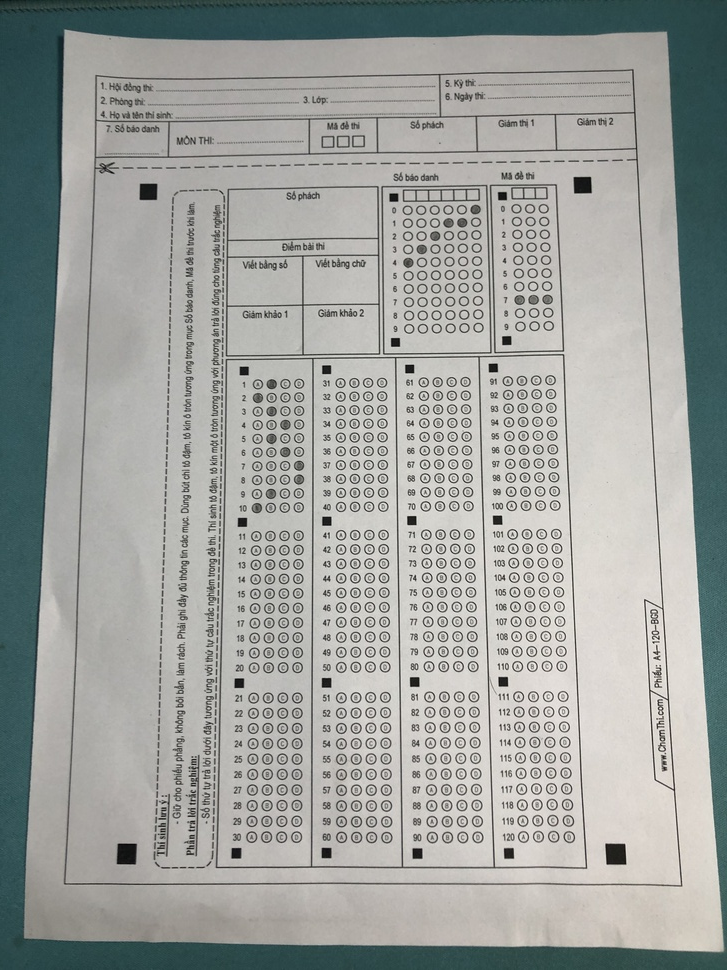
#> input picture IMG_6003.JPG, 727 x 970 px, shrunk from 3024 x 4032 before the run
$ python test_algo.py --image IMG_6003.JPG
#> lines starting #> are read from the running program, lines starting #| are printed output that depends on the picture
import numpy as np
import argparse
import cv2
import signal

from functools import wraps
import errno
import os
import copy

# construct the argument parser and parse the arguments
ap = argparse.ArgumentParser()
ap.add_argument("-i", "--image", required=True, help="Path to the image")
args = vars(ap.parse_args())

# load the image, clone it for output, and then convert it to grayscale
image = cv2.imread(args["image"])
#> image is the input picture: shape (970, 727, 3); mean B, G, R 157.6, 161.1, 157.8
orig_image = np.copy(image)
output = image.copy()
gray = cv2.cvtColor(image, cv2.COLOR_BGR2GRAY)
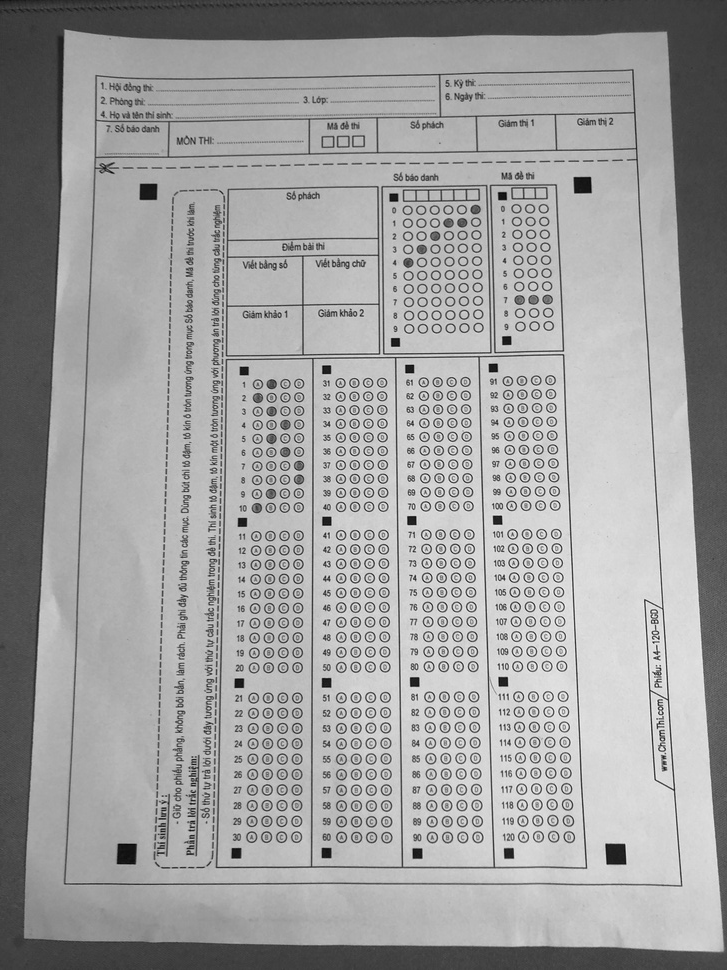
#> gray: shape (970, 727); min 3, max 254, mean 159.7

cv2.imshow("gray", gray)
cv2.waitKey(0)

circles = None

minimum_circle_size = 0  # this is the range of possible circle in pixels you want to find
maximum_circle_size = 5  # maximum possible circle size you're willing to find in pixels

guess_dp = 8

number_of_circles_expected = 60  # we expect to find just one circle
breakout = False

# hand tune this
max_guess_accumulator_array_threshold = 100  # minimum of 1, no maximum, (max 300?) the quantity of votes
# needed to qualify for a circle to be found.
circleLog = []

guess_accumulator_array_threshold = max_guess_accumulator_array_threshold

while guess_accumulator_array_threshold > 1 and breakout == False:
    # start out with smallest resolution possible, to find the most precise circle, then creep bigger if none found
    guess_dp = 1.0
    print("resetting guess_dp:" + str(guess_dp))
    while guess_dp < 9 and breakout == False:
        guess_radius = maximum_circle_size
        print("setting guess_radius: " + str(guess_radius))
        print(circles is None)
        while True:

            # HoughCircles algorithm isn't strong enough to stand on its own if you don't
            # know EXACTLY what radius the circle in the image is, (accurate to within 3 pixels)
            # If you don't know radius, you need lots of guess and check and lots of post-processing
            # verification.  Luckily HoughCircles is pretty quick so we can brute force.

            print("guessing radius: " + str(guess_radius) +
                  " and dp: " + str(guess_dp) + " vote threshold: " +
                  str(guess_accumulator_array_threshold))

            circles = cv2.HoughCircles(gray,
                                       cv2.HOUGH_GRADIENT,
                                       dp=guess_dp,  # resolution of accumulator array.
                                       minDist=10,
                                       # number of pixels center of circles should be from each other, hardcode
                                       param1=70,
                                       param2=guess_accumulator_array_threshold,
                                       minRadius=(guess_radius - 3),
                                       # HoughCircles will look for circles at minimum this size
                                       maxRadius=(guess_radius + 3)
                                       # HoughCircles will look for circles at maximum this size
                                       )

            if circles is not None:
                if len(circles[0]) == number_of_circles_expected:
                    print("len of circles: " + str(len(circles)))
                    circleLog.append(copy.copy(circles))
                    print("k1")
                break
                circles = None
            guess_radius -= 5
            if guess_radius < 40:
                break;

        guess_dp += 1.5

    guess_accumulator_array_threshold -= 2
#> after the loop, circleLog = []; guess_accumulator_array_threshold = 0

# Return the circleLog with the highest accumulator threshold

# ensure at least some circles were found
for cir in circleLog:
    # convert the (x, y) coordinates and radius of the circles to integers
    output = np.copy(orig_image)

    if (len(cir) > 1):
        print("FAIL before")
        exit()

    print(cir[0, :])

    cir = np.round(cir[0, :]).astype("int")

    # loop over the (x, y) coordinates and radius of the circles
    if (len(cir) > 1):
        print("FAIL after")
        exit()

    for (x, y, r) in cir:
        # draw the circle in the output image, then draw a rectangle
        # corresponding to the center of the circle
        cv2.circle(output, (x, y), r, (0, 0, 255), 2)
        cv2.rectangle(output, (x - 5, y - 5), (x + 5, y + 5), (0, 128, 255), -1)

    # show the output image
    cv2.imshow("output", np.hstack([orig_image, output]))
    cv2.waitKey(0)
#> this loop made 0 passes

$ run again, on IMG_6011.JPG
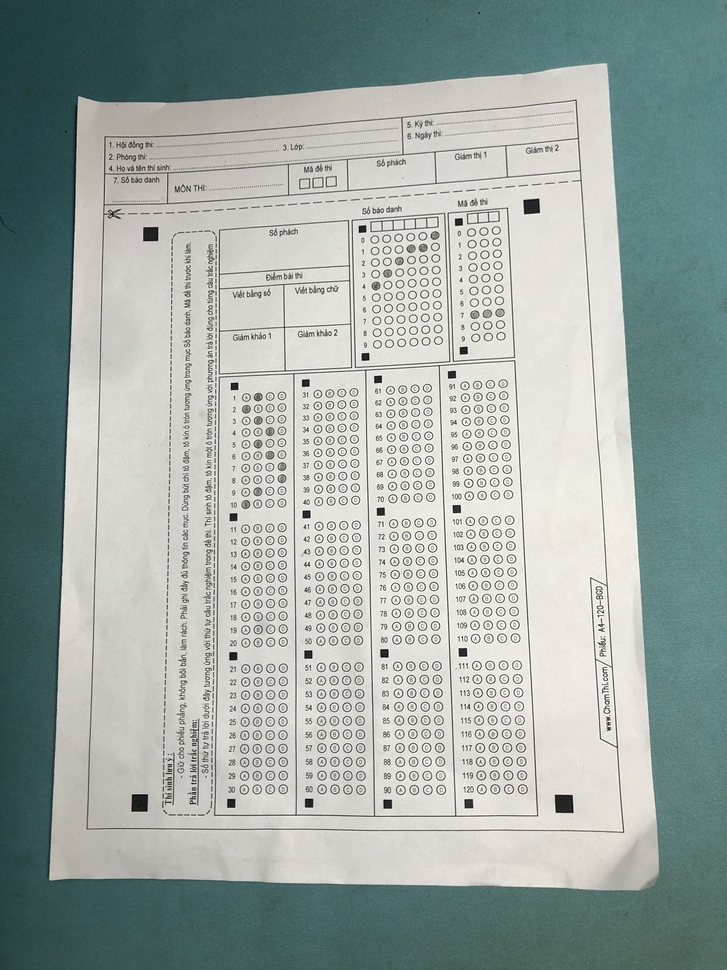
#> input picture IMG_6011.JPG, 727 x 970 px, shrunk from 3024 x 4032 before the run
#> image is the input picture: shape (970, 727, 3); mean B, G, R 164, 168.1, 158.1
#> `gray = cv2.cvtColor(image, cv2.COLOR_BGR2GRAY)`:
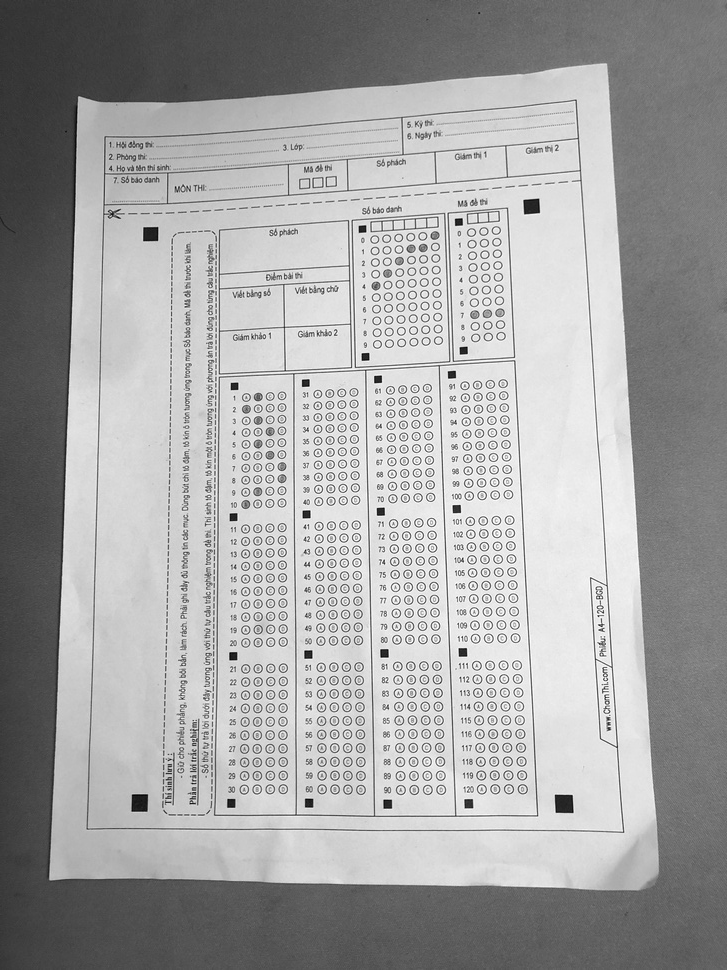
#> gray: shape (970, 727); min 0, max 255, mean 164.7
#> after the loop `while guess_accumulator_array_threshold > 1 and breakout == False:`: circleLog = []; guess_accumulator_array_threshold = 0
